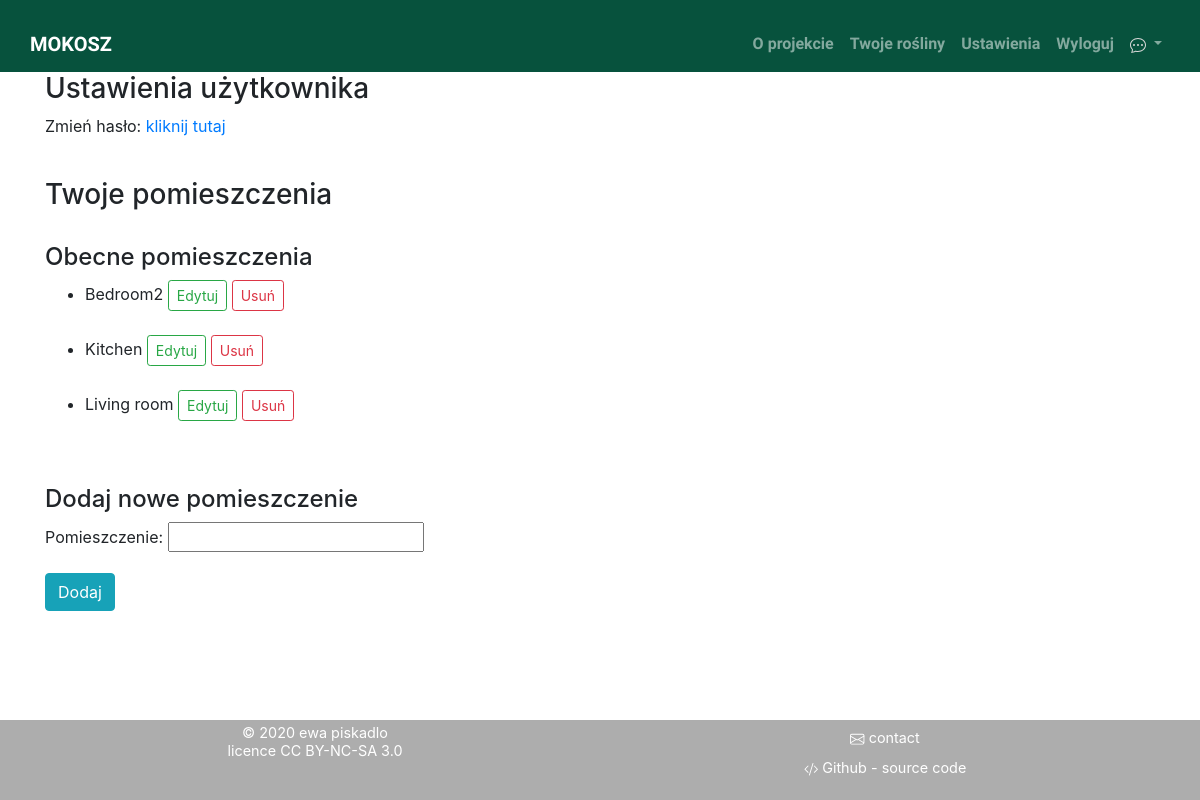
/pl/manager/settings/ (signed in), run on the app's committed database.
### manager/models.py (models this page shows, shortened)
class Location(models.Model):
    owner = models.ForeignKey(User, on_delete=models.CASCADE)
    room = models.CharField(_('room'),max_length=50)
    class Meta:
        verbose_name = _('location')
        verbose_name_plural = _('locations')
        ordering = ['room']
        unique_together = ['owner', 'room']

### manager/views.py (the view, shortened to what this page needs)
# urls.py: path('settings/', views.Settings, name='settings'),
@login_required
def Settings(request):
    current_locations = Location.objects.filter(owner=request.user)
    testFormSet = modelformset_factory(Location, fields=('room',), extra=1)
    formset = testFormSet(queryset=Location.objects.none())
    return render(request, 'manager/settings.html', {"formset" : formset, "current_locations" : current_locations})

### manager/templates/manager/settings.html (shortened to what this page needs)
{% extends "base.html" %}
{% load bootstrap4 i18n %}
{% block body_block%}
    <div class='container'>
        <h3>{% trans "User settings" %}</h3>
            <p>{% trans "Change your password: " %}<a href="{% url 'accounts:change_password' %}">{% trans "click here" %}</a></p>
    </div>
    <br>
    <div class='container'>
        <h3>{% trans "Your locations" %}</h3>
        <br>
        <h4>{% trans "Current locations:" %}</h4>
        <ul>
        {% if current_locations %}
            {% for loc in current_locations %}
            <li>{{loc.room}}
                <a class="btn btn-outline-success btn-sm" href="{% url 'manager:editLoc' pk=loc.pk %}" role="button"> {% trans "Edit" %} </a>
                <a class="btn btn-outline-danger btn-sm" href="{% url 'manager:deleteLoc' pk=loc.pk %}" role="button"> {% trans "Delete" %} </a>
            </li>
            <br>
            {% endfor %}
        </ul>
        {% else %}
            <p>{% trans "No location created yet!" %}</p>
        {% endif %}
        <br>
        <h4>{% trans "Add a new location:" %}</h4>
        <form action="{% url 'manager:settings' %}" method='POST'>
            {{ formset.as_p }}
            <input type="submit" class='btn btn-info align-self-center mx-auto' value={% trans "Add" %}>
        </form>
    </div>
{% endblock %}

### data on the page
Location: room "Bedroom2"
Location: room "Kitchen"
Location: room "Living room"
